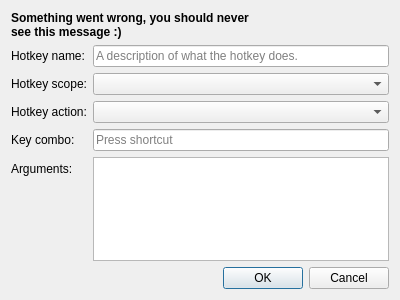
<?xml version="1.0" encoding="UTF-8"?>
<ui version="4.0">
 <class>EditHotkeyDialog</class>
 <widget class="QDialog" name="EditHotkeyDialog">
  <property name="geometry">
   <rect>
    <x>0</x>
    <y>0</y>
    <width>400</width>
    <height>300</height>
   </rect>
  </property>
  <property name="windowTitle">
   <string>Edit Hotkey</string>
  </property>
  <layout class="QVBoxLayout" name="verticalLayout">
   <item>
    <widget class="QLabel" name="warningLabel">
     <property name="enabled">
      <bool>true</bool>
     </property>
     <property name="font">
      <font>
       <weight>75</weight>
       <bold>true</bold>
       <kerning>true</kerning>
      </font>
     </property>
     <property name="text">
      <string>Something went wrong, you should never
see this message :)</string>
     </property>
    </widget>
   </item>
   <item>
    <layout class="QFormLayout" name="formLayout">
     <item row="0" column="0">
      <widget class="QLabel" name="nameLabel">
       <property name="text">
        <string>Hotkey name:</string>
       </property>
       <property name="buddy">
        <cstring>nameEdit</cstring>
       </property>
      </widget>
     </item>
     <item row="0" column="1">
      <widget class="QLineEdit" name="nameEdit">
       <property name="text">
        <string/>
       </property>
       <property name="frame">
        <bool>true</bool>
       </property>
       <property name="readOnly">
        <bool>false</bool>
       </property>
       <property name="placeholderText">
        <string>A description of what the hotkey does.</string>
       </property>
      </widget>
     </item>
     <item row="1" column="0">
      <widget class="QLabel" name="scopeLabel">
       <property name="text">
        <string>Hotkey scope:</string>
       </property>
       <property name="buddy">
        <cstring>scopePicker</cstring>
       </property>
      </widget>
     </item>
     <item row="1" column="1">
      <widget class="QComboBox" name="scopePicker"/>
     </item>
     <item row="2" column="0">
      <widget class="QLabel" name="actionLabel">
       <property name="text">
        <string>Hotkey action:</string>
       </property>
       <property name="buddy">
        <cstring>actionPicker</cstring>
       </property>
      </widget>
     </item>
     <item row="2" column="1">
      <widget class="QComboBox" name="actionPicker">
       <property name="editable">
        <bool>false</bool>
       </property>
      </widget>
     </item>
     <item row="3" column="0">
      <widget class="QLabel" name="keyComboLabel">
       <property name="text">
        <string>Key combo:</string>
       </property>
       <property name="buddy">
        <cstring>keyComboEdit</cstring>
       </property>
      </widget>
     </item>
     <item row="3" column="1">
      <widget class="QKeySequenceEdit" name="keyComboEdit"/>
     </item>
     <item row="4" column="0">
      <widget class="QLabel" name="argumentsLabel">
       <property name="text">
        <string>Arguments:</string>
       </property>
       <property name="buddy">
        <cstring>argumentsEdit</cstring>
       </property>
      </widget>
     </item>
     <item row="4" column="1">
      <widget class="QPlainTextEdit" name="argumentsEdit">
       <property name="plainText">
        <string/>
       </property>
       <property name="placeholderText">
        <string>Newline separated arguments for the action</string>
       </property>
      </widget>
     </item>
    </layout>
   </item>
   <item>
    <widget class="QDialogButtonBox" name="buttons">
     <property name="orientation">
      <enum>Qt::Horizontal</enum>
     </property>
     <property name="standardButtons">
      <set>QDialogButtonBox::Cancel|QDialogButtonBox::Ok</set>
     </property>
    </widget>
   </item>
  </layout>
 </widget>
 <tabstops>
  <tabstop>nameEdit</tabstop>
  <tabstop>scopePicker</tabstop>
  <tabstop>actionPicker</tabstop>
  <tabstop>keyComboEdit</tabstop>
  <tabstop>argumentsEdit</tabstop>
 </tabstops>
 <resources/>
 <connections>
  <connection>
   <sender>buttons</sender>
   <signal>accepted()</signal>
   <receiver>EditHotkeyDialog</receiver>
   <slot>afterEdit()</slot>
   <hints>
    <hint type="sourcelabel">
     <x>257</x>
     <y>290</y>
    </hint>
    <hint type="destinationlabel">
     <x>157</x>
     <y>274</y>
    </hint>
   </hints>
  </connection>
  <connection>
   <sender>buttons</sender>
   <signal>rejected()</signal>
   <receiver>EditHotkeyDialog</receiver>
   <slot>reject()</slot>
   <hints>
    <hint type="sourcelabel">
     <x>325</x>
     <y>290</y>
    </hint>
    <hint type="destinationlabel">
     <x>286</x>
     <y>274</y>
    </hint>
   </hints>
  </connection>
  <connection>
   <sender>scopePicker</sender>
   <signal>currentIndexChanged(int)</signal>
   <receiver>EditHotkeyDialog</receiver>
   <slot>updatePossibleActions()</slot>
   <hints>
    <hint type="sourcelabel">
     <x>246</x>
     <y>85</y>
    </hint>
    <hint type="destinationlabel">
     <x>75</x>
     <y>218</y>
    </hint>
   </hints>
  </connection>
  <connection>
   <sender>actionPicker</sender>
   <signal>currentIndexChanged(int)</signal>
   <receiver>EditHotkeyDialog</receiver>
   <slot>updateArgumentsInput()</slot>
   <hints>
    <hint type="sourcelabel">
     <x>148</x>
     <y>119</y>
    </hint>
    <hint type="destinationlabel">
     <x>74</x>
     <y>201</y>
    </hint>
   </hints>
  </connection>
 </connections>
 <slots>
  <slot>afterEdit()</slot>
  <slot>updatePossibleActions()</slot>
  <slot>updateArgumentsInput()</slot>
 </slots>
</ui>
